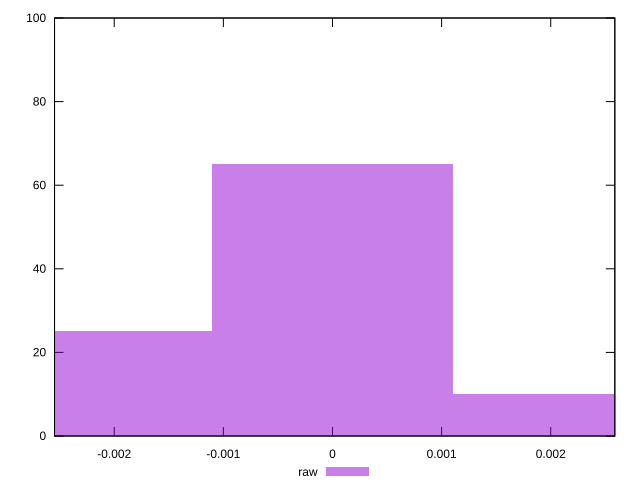

The script that saved this image:
reset

$raw <<EOF
0 65
0.002217014741250562 10
-0.002217014741250562 25
EOF

set key outside below
set boxwidth 0.002217014741250562
set xrange [-0.002546985528914273:0.0025872663551574186]
set yrange [0:100]
set trange [0:100]
set style fill transparent solid 0.5 noborder
set terminal svg size 640, 490 enhanced background rgb 'white'
set output "report_00019_2021-02-10T18-14-37.922Z//meta/pScore-difference/samples/pages/raw/histogram.svg"

plot $raw title "raw" with boxes

reset
